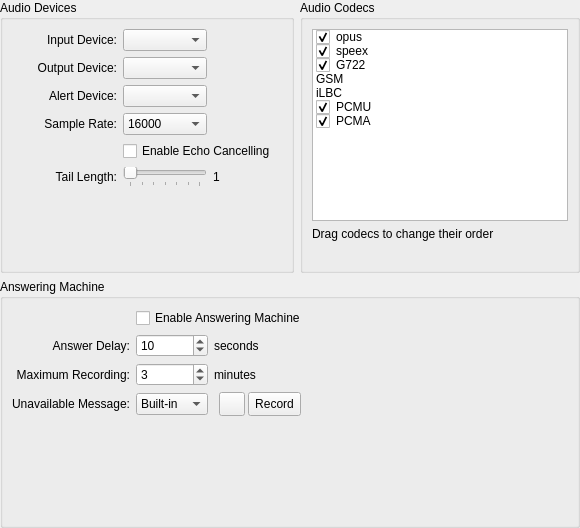
      <widget class="QWidget" name="audio_page">
       <layout class="QGridLayout" name="audio_layout">
        <property name="leftMargin">
         <number>0</number>
        </property>
        <property name="topMargin">
         <number>0</number>
        </property>
        <property name="rightMargin">
         <number>0</number>
        </property>
        <property name="bottomMargin">
         <number>0</number>
        </property>
        <item row="0" column="0">
         <widget class="QGroupBox" name="audio_devices_group_box">
          <property name="title">
           <string>Audio Devices</string>
          </property>
          <layout class="QGridLayout" name="audio_devices_layout">
           <item row="0" column="0">
            <widget class="QLabel" name="audio_input_device_label">
             <property name="minimumSize">
              <size>
               <width>105</width>
               <height>0</height>
              </size>
             </property>
             <property name="text">
              <string>Input Device:</string>
             </property>
             <property name="alignment">
              <set>Qt::AlignRight|Qt::AlignTrailing|Qt::AlignVCenter</set>
             </property>
            </widget>
           </item>
           <item row="0" column="1">
            <widget class="QComboBox" name="audio_input_device_button"/>
           </item>
           <item row="6" column="0" colspan="4">
            <spacer name="audio_spacer_2">
             <property name="orientation">
              <enum>Qt::Vertical</enum>
             </property>
             <property name="sizeHint" stdset="0">
              <size>
               <width>20</width>
               <height>20</height>
              </size>
             </property>
            </spacer>
           </item>
           <item row="1" column="0">
            <widget class="QLabel" name="audio_output_device_label">
             <property name="text">
              <string>Output Device:</string>
             </property>
             <property name="alignment">
              <set>Qt::AlignRight|Qt::AlignTrailing|Qt::AlignVCenter</set>
             </property>
            </widget>
           </item>
           <item row="1" column="1">
            <widget class="QComboBox" name="audio_output_device_button"/>
           </item>
           <item row="2" column="0">
            <widget class="QLabel" name="audio_alert_device_label">
             <property name="text">
              <string>Alert Device:</string>
             </property>
             <property name="alignment">
              <set>Qt::AlignRight|Qt::AlignTrailing|Qt::AlignVCenter</set>
             </property>
            </widget>
           </item>
           <item row="2" column="1">
            <widget class="QComboBox" name="audio_alert_device_button"/>
           </item>
           <item row="3" column="0">
            <widget class="QLabel" name="audio_sample_rate_label">
             <property name="text">
              <string>Sample Rate:</string>
             </property>
             <property name="alignment">
              <set>Qt::AlignRight|Qt::AlignTrailing|Qt::AlignVCenter</set>
             </property>
            </widget>
           </item>
           <item row="3" column="1">
            <widget class="QComboBox" name="audio_sample_rate_button">
             <item>
              <property name="text">
               <string>16000</string>
              </property>
             </item>
             <item>
              <property name="text">
               <string>32000</string>
              </property>
             </item>
             <item>
              <property name="text">
               <string>48000</string>
              </property>
             </item>
            </widget>
           </item>
           <item row="0" column="2">
            <spacer name="audio_spacer_1">
             <property name="orientation">
              <enum>Qt::Horizontal</enum>
             </property>
             <property name="sizeHint" stdset="0">
              <size>
               <width>10</width>
               <height>22</height>
              </size>
             </property>
            </spacer>
           </item>
           <item row="5" column="1">
            <widget class="QSlider" name="tail_length_slider">
             <property name="maximum">
              <number>30</number>
             </property>
             <property name="pageStep">
              <number>5</number>
             </property>
             <property name="orientation">
              <enum>Qt::Horizontal</enum>
             </property>
             <property name="tickPosition">
              <enum>QSlider::TicksBelow</enum>
             </property>
            </widget>
           </item>
           <item row="5" column="2">
            <widget class="QLabel" name="tail_length_value_label">
             <property name="text">
              <string>1</string>
             </property>
            </widget>
           </item>
           <item row="4" column="1" colspan="2">
            <widget class="QCheckBox" name="enable_echo_cancelling_button">
             <property name="text">
              <string>Enable Echo Cancelling</string>
             </property>
            </widget>
           </item>
           <item row="5" column="0">
            <widget class="QLabel" name="tail_length_label">
             <property name="text">
              <string>Tail Length:</string>
             </property>
             <property name="alignment">
              <set>Qt::AlignRight|Qt::AlignTrailing|Qt::AlignVCenter</set>
             </property>
            </widget>
           </item>
          </layout>
         </widget>
        </item>
        <item row="0" column="1">
         <widget class="QGroupBox" name="audio_codecs_group_box">
          <property name="title">
           <string>Audio Codecs</string>
          </property>
          <layout class="QVBoxLayout" name="audio_codecs_layout">
           <item>
            <widget class="QListWidget" name="audio_codecs_list">
             <property name="sizePolicy">
              <sizepolicy hsizetype="Preferred" vsizetype="Preferred">
               <horstretch>0</horstretch>
               <verstretch>0</verstretch>
              </sizepolicy>
             </property>
             <property name="horizontalScrollBarPolicy">
              <enum>Qt::ScrollBarAlwaysOff</enum>
             </property>
             <property name="dragEnabled">
              <bool>true</bool>
             </property>
             <property name="dragDropMode">
              <enum>QAbstractItemView::InternalMove</enum>
             </property>
             <item>
              <property name="text">
               <string>opus</string>
              </property>
              <property name="checkState">
               <enum>Checked</enum>
              </property>
             </item>
             <item>
              <property name="text">
               <string>speex</string>
              </property>
              <property name="checkState">
               <enum>Checked</enum>
              </property>
             </item>
             <item>
              <property name="text">
               <string>G722</string>
              </property>
              <property name="checkState">
               <enum>Checked</enum>
              </property>
             </item>
             <item>
              <property name="text">
               <string>GSM</string>
              </property>
              <property name="checkState">
               <enum>Unchecked</enum>
              </property>
             </item>
             <item>
              <property name="text">
               <string>iLBC</string>
              </property>
              <property name="checkState">
               <enum>Unchecked</enum>
              </property>
             </item>
             <item>
              <property name="text">
               <string>PCMU</string>
              </property>
              <property name="checkState">
               <enum>Checked</enum>
              </property>
             </item>
             <item>
              <property name="text">
               <string>PCMA</string>
              </property>
              <property name="checkState">
               <enum>Checked</enum>
              </property>
             </item>
            </widget>
           </item>
           <item>
            <widget class="QLabel" name="audio_codecs_note">
             <property name="text">
              <string>Drag codecs to change their order</string>
             </property>
            </widget>
           </item>
           <item>
            <spacer name="audio_codecs_spacer">
             <property name="orientation">
              <enum>Qt::Vertical</enum>
             </property>
             <property name="sizeHint" stdset="0">
              <size>
               <width>20</width>
               <height>20</height>
              </size>
             </property>
            </spacer>
           </item>
          </layout>
         </widget>
        </item>
        <item row="1" column="0" colspan="2">
         <widget class="QGroupBox" name="answering_machine_group_box">
          <property name="title">
           <string>Answering Machine</string>
          </property>
          <layout class="QGridLayout" name="answering_machine_layout">
           <item row="0" column="1" colspan="3">
            <widget class="QCheckBox" name="enable_answering_machine_button">
             <property name="text">
              <string>Enable Answering Machine</string>
             </property>
            </widget>
           </item>
           <item row="1" column="0">
            <widget class="QLabel" name="answer_delay_label">
             <property name="text">
              <string>Answer Delay:</string>
             </property>
             <property name="alignment">
              <set>Qt::AlignRight|Qt::AlignTrailing|Qt::AlignVCenter</set>
             </property>
            </widget>
           </item>
           <item row="1" column="1">
            <widget class="QSpinBox" name="answer_delay">
             <property name="specialValueText">
              <string>None</string>
             </property>
             <property name="maximum">
              <number>30</number>
             </property>
             <property name="value">
              <number>10</number>
             </property>
            </widget>
           </item>
           <item row="1" column="2">
            <widget class="QLabel" name="answer_delay_seconds_label">
             <property name="text">
              <string>seconds</string>
             </property>
            </widget>
           </item>
           <item row="1" column="3">
            <spacer name="answer_delay_spacer">
             <property name="orientation">
              <enum>Qt::Horizontal</enum>
             </property>
             <property name="sizeHint" stdset="0">
              <size>
               <width>40</width>
               <height>20</height>
              </size>
             </property>
            </spacer>
           </item>
           <item row="2" column="0">
            <widget class="QLabel" name="max_recording_label">
             <property name="text">
              <string>Maximum Recording:</string>
             </property>
             <property name="alignment">
              <set>Qt::AlignRight|Qt::AlignTrailing|Qt::AlignVCenter</set>
             </property>
            </widget>
           </item>
           <item row="2" column="1">
            <widget class="QSpinBox" name="max_recording">
             <property name="minimum">
              <number>1</number>
             </property>
             <property name="maximum">
              <number>30</number>
             </property>
             <property name="value">
              <number>3</number>
             </property>
            </widget>
           </item>
           <item row="2" column="2">
            <widget class="QLabel" name="max_recording_minutes_label">
             <property name="text">
              <string>minutes</string>
             </property>
            </widget>
           </item>
           <item row="3" column="0">
            <widget class="QLabel" name="unavailable_message_label">
             <property name="text">
              <string>Unavailable Message:</string>
             </property>
             <property name="alignment">
              <set>Qt::AlignRight|Qt::AlignTrailing|Qt::AlignVCenter</set>
             </property>
            </widget>
           </item>
           <item row="3" column="1">
            <widget class="QComboBox" name="unavailable_message_button">
             <item>
              <property name="text">
               <string>Built-in</string>
              </property>
             </item>
             <item>
              <property name="text">
               <string>Custom</string>
              </property>
             </item>
            </widget>
           </item>
           <item row="4" column="0" colspan="4">
            <spacer name="answering_machine_spacer">
             <property name="orientation">
              <enum>Qt::Vertical</enum>
             </property>
             <property name="sizeHint" stdset="0">
              <size>
               <width>20</width>
               <height>100</height>
              </size>
             </property>
            </spacer>
           </item>
           <item row="3" column="2">
            <widget class="QWidget" name="unavailable_message_buttons_widget" native="true">
             <layout class="QHBoxLayout" name="am_buttons_layout">
              <property name="spacing">
               <number>3</number>
              </property>
              <property name="leftMargin">
               <number>5</number>
              </property>
              <property name="topMargin">
               <number>0</number>
              </property>
              <property name="rightMargin">
               <number>0</number>
              </property>
              <property name="bottomMargin">
               <number>0</number>
              </property>
              <item>
               <widget class="QToolButton" name="unavailable_playback_button">
                <property name="minimumSize">
                 <size>
                  <width>26</width>
                  <height>24</height>
                 </size>
                </property>
                <property name="maximumSize">
                 <size>
                  <width>26</width>
                  <height>24</height>
                 </size>
                </property>
                <property name="text">
                 <string/>
                </property>
                <property name="icon">
                 <iconset>
                  <normaloff>icons/media-playback-start.svg</normaloff>icons/media-playback-start.svg</iconset>
                </property>
                <property name="iconSize">
                 <size>
                  <width>18</width>
                  <height>18</height>
                 </size>
                </property>
               </widget>
              </item>
              <item>
               <widget class="QToolButton" name="unavailable_record_button">
                <property name="minimumSize">
                 <size>
                  <width>0</width>
                  <height>24</height>
                 </size>
                </property>
                <property name="maximumSize">
                 <size>
                  <width>16777215</width>
                  <height>24</height>
                 </size>
                </property>
                <property name="text">
                 <string>Record</string>
                </property>
                <property name="icon">
                 <iconset>
                  <normaloff>icons/media-record.svg</normaloff>icons/media-record.svg</iconset>
                </property>
                <property name="iconSize">
                 <size>
                  <width>18</width>
                  <height>18</height>
                 </size>
                </property>
                <property name="toolButtonStyle">
                 <enum>Qt::ToolButtonTextBesideIcon</enum>
                </property>
               </widget>
              </item>
             </layout>
            </widget>
           </item>
          </layout>
         </widget>
        </item>
       </layout>
      </widget>
